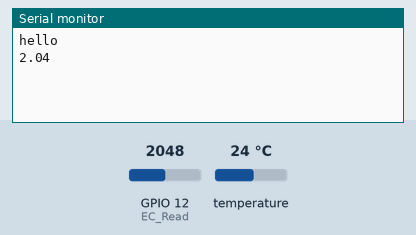
Simulated run of this program. Board: ESP32. Parts: the last lines printed to the serial monitor. The inputs (shaded band) are chosen by the test bench; at power-on: GPIO 12 (EC_Read) = 2048, temperature 24 °C.

Above: at 1.9 s.
2.0 s: GPIO 12 (EC_Read) set to 0
At 2.7 s:
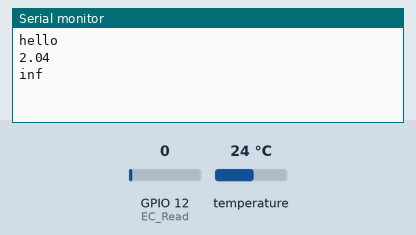
4.8 s: GPIO 12 (EC_Read) set to 100
At 6.2 s:
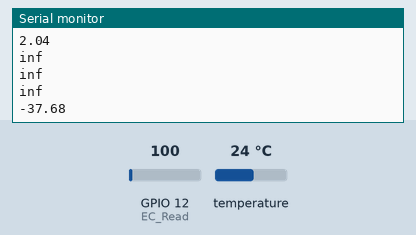
6.3 s: temperature set to 12 °C
At 7.6 s:
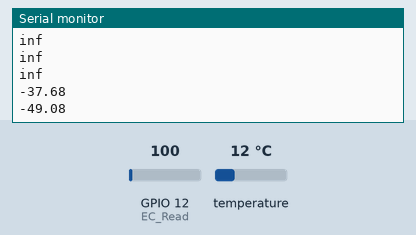
7.8 s: temperature set to 19 °C
At 9.3 s:
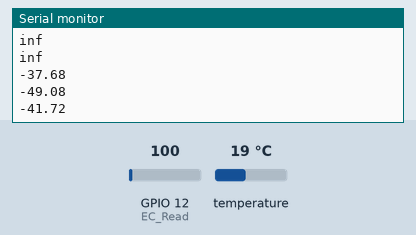
Timing chart, 0 to 10.3 s (numbered marks = the images above; inputs shaded):
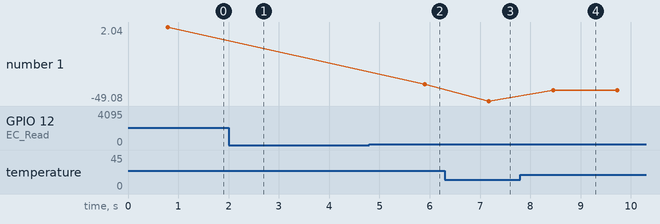

Measured:
- after the input at 2.0 s, the serial monitor: prints a new line after 0.07 s (image 1)
- after the input at 4.8 s, the serial monitor: prints a new line after 1.1 s (image 2)
- after the input at 6.3 s, the serial monitor: prints a new line after 0.87 s (image 3)
- after the input at 7.8 s, the serial monitor: prints a new line after 0.65 s (image 4)
- plotted number 1: 2.04 → -37.68 after the input at 4.8 s, -37.68 → -49.08 after the input at 6.3 s, -49.08 → -41.72 after the input at 7.8 s

The program:

main.cpp
```cpp
int relayPin = 26;
bool pumped = false;
int prevPumpTime = 0;

#include <Arduino.h>
#include <OneWire.h>
#include <DallasTemperature.h>

int R1= 1000; // Value of resistor for EC probe
int EC_Read = 12;
int ECPower = 14;

int Temp_Pin = 13;
OneWire oneWire(Temp_Pin);
DallasTemperature sensors(&oneWire);

float Temp_C; // Do not change
float Temp_F; // Do not change
float Temp1_Value = 0;
float Temp_Coef = 0.019; // You can leave as it is
/////////////////This part needs your attention during calibration only///////////////
float Calibration_PPM =1080 ; //Change to PPM reading measured with a separate meter
float K=-0.25; //You must change this constant once for your probe(see video)
float PPM_Con=0.5; //You must change this only if your meter uses a different factor
/////////////////////////////////////////////////////////////////////////////////////
//float CalibrationEC= (Calibration_PPM*2)/1000;
float CalibrationEC = 2.76;
float Temperature;
float EC;
float EC_at_25;
int ppm;
float A_to_D= 0;
float Vin= 3.3;
float Vdrop= 0;
float R_Water;
float Value=0;

void setup(){
  Serial.begin(9600);
  Serial.println("hello");
  pinMode(relayPin, OUTPUT);
  pinMode(relayPin, LOW);
  sensors.begin();
  pinMode(EC_Read,INPUT);
  pinMode(ECPower,OUTPUT);

  Serial.println(getEC());
}

void loop(){
  int currTime = millis();
  if(currTime-prevPumpTime >= 60*1000){
    float EC = getEC();
    Serial.println(EC);
    Serial.println("PUMPING");
    prevPumpTime = currTime;
    pumpBurst(2500);
  }
  delay(500);
  Serial.println(getEC());
}

void pumpBurst(int ms){
  digitalWrite(relayPin, HIGH);
  delay(ms);
  digitalWrite(relayPin, LOW);
}
float getEC()
{
  Temp_C = getTemp();
  Temp1_Value = Temp_C;
  Temperature = Temp_C;
  digitalWrite(ECPower,HIGH);
  A_to_D= analogRead(EC_Read);
  A_to_D= analogRead(EC_Read);
  digitalWrite(ECPower,LOW);
  Vdrop= (Vin*A_to_D) / 1024.0;
  R_Water = (Vdrop*R1) / (Vin-Vdrop);
  EC = 1000/ (R_Water*K);
  EC_at_25 = EC / (1+ Temp_Coef*(Temperature-25.0));
  ppm=(EC_at_25)*(PPM_Con*1000);
  return EC_at_25;
}

int getTemp(){
  sensors.requestTemperatures();
  Temp_C = sensors.getTempCByIndex(0);
  Temp_F = sensors.getTempFByIndex(0);
  return Temp_C;
}
```
